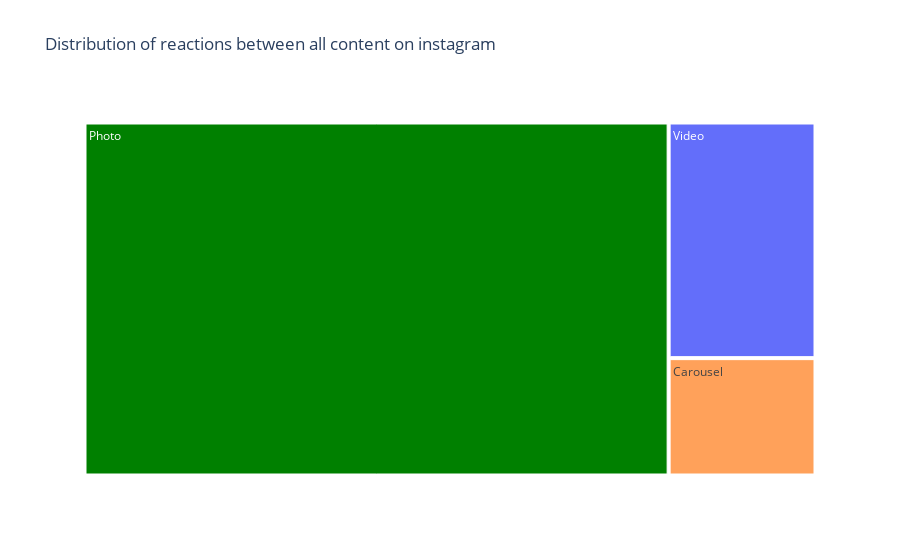
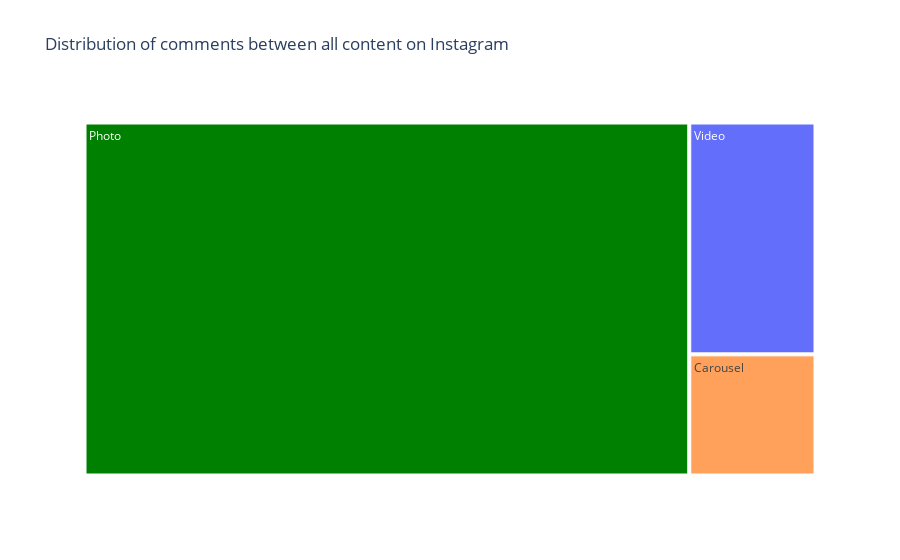
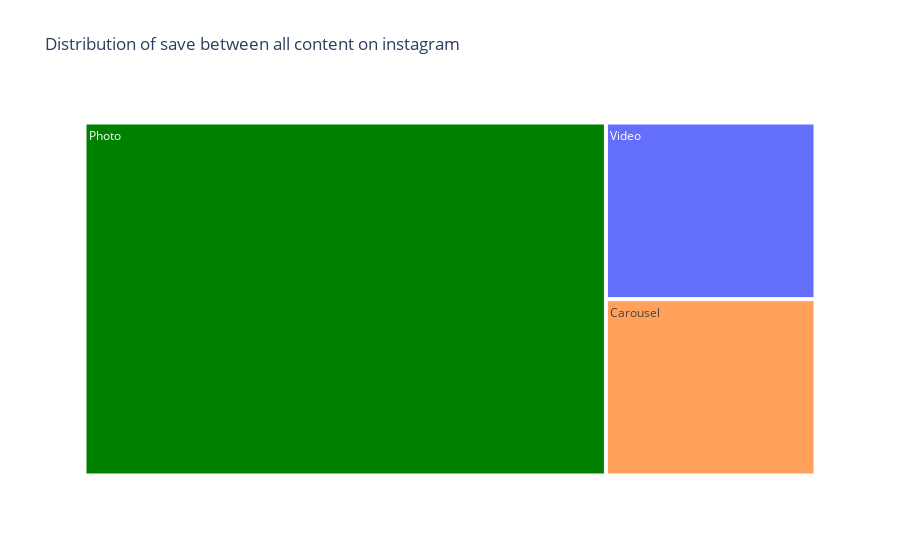

Here is the notebook cell these charts were saved with, in order:
### Code cell
color_discrete_map = {
    'Photo': 'Green',
    'Video': 'Cividis',
    'Text': 'Paired',
    'Link': 'Viridis'
}

# Create a treemap with custom colors
fig = px.treemap(data_instagram, 
                 path=['Content_Type'], 
                 values='Reactions',
                 color='Content_Type',
                 color_discrete_map=color_discrete_map,  # Assign custom colors
                 hover_data=['Comments', 'Saves'], 
                 title='Distribution of reactions between all content on instagram')

fig.show()


color_discrete_map = {
    'Photo': 'Green',
    'Video': 'Cividis',
    'Text': 'Paired',
    'Link': 'Viridis'
}

# Create a treemap with custom colors
fig = px.treemap(data_instagram, 
                 path=['Content_Type'], 
                 values='Comments',
                 color='Content_Type',
                 color_discrete_map=color_discrete_map,  # Assign custom colors
                 hover_data=['Reactions', 'Saves'], 
                 title='Distribution of comments between all content on Instagram')

fig.show()


color_discrete_map = {
    'Photo': 'Green',
    'Video': 'Cividis',
    'Text': 'Paired',
    'Link': 'Viridis'
}

# Create a treemap with custom colors
fig = px.treemap(data_instagram, 
                 path=['Content_Type'], 
                 values='Saves',
                 color='Content_Type',
                 color_discrete_map=color_discrete_map,  # Assign custom colors
                 hover_data=['Comments', 'Reactions'], 
                 title='Distribution of save between all content on instagram')

fig.show()

### Figure 1 — Plotly figure (JSON) as saved in the notebook; plotly's stock layout.template omitted (floating-point values rounded to 4 significant figures)
{"data": [{"branchvalues": "total", "customdata": [["(?)", "(?)", "Carousel"], ["(?)", "(?)", "Photo"], ["(?)", "(?)", "Video"]], "domain": {"x": [0, 1], "y": [0, 1]}, "hovertemplate": "labels=%{label}<br>Reactions=%{value}<br>parent=%{parent}<br>id=%{id}<br>Comments=%{customdata[0]}<br>Saves=%{customdata[1]}<br>Content_Type=%{customdata[2]}<extra></extra>", "ids": ["Carousel", "Photo", "Video"], "labels": ["Carousel", "Photo", "Video"], "marker": {"colors": ["#FFA15A", "Green", "Cividis"]}, "name": "", "parents": ["", "", ""], "type": "treemap", "values": [60716, 726256, 121896]}], "layout": {"legend": {"tracegroupgap": 0}, "title": {"text": "Distribution of reactions between all content on instagram"}}}

### Figure 2 — Plotly figure (JSON) as saved in the notebook; plotly's stock layout.template omitted (floating-point values rounded to 4 significant figures)
{"data": [{"branchvalues": "total", "customdata": [["(?)", "(?)", "Carousel"], ["(?)", "(?)", "Photo"], ["(?)", "(?)", "Video"]], "domain": {"x": [0, 1], "y": [0, 1]}, "hovertemplate": "labels=%{label}<br>Comments=%{value}<br>parent=%{parent}<br>id=%{id}<br>Reactions=%{customdata[0]}<br>Saves=%{customdata[1]}<br>Content_Type=%{customdata[2]}<extra></extra>", "ids": ["Carousel", "Photo", "Video"], "labels": ["Carousel", "Photo", "Video"], "marker": {"colors": ["#FFA15A", "Green", "Cividis"]}, "name": "", "parents": ["", "", ""], "type": "treemap", "values": [4641, 64788, 8881]}], "layout": {"legend": {"tracegroupgap": 0}, "title": {"text": "Distribution of comments between all content on Instagram"}}}

### Figure 3 — Plotly figure (JSON) as saved in the notebook; plotly's stock layout.template omitted (floating-point values rounded to 4 significant figures)
{"data": [{"branchvalues": "total", "customdata": [["(?)", "(?)", "Carousel"], ["(?)", "(?)", "Photo"], ["(?)", "(?)", "Video"]], "domain": {"x": [0, 1], "y": [0, 1]}, "hovertemplate": "labels=%{label}<br>Saves=%{value}<br>parent=%{parent}<br>id=%{id}<br>Comments=%{customdata[0]}<br>Reactions=%{customdata[1]}<br>Content_Type=%{customdata[2]}<extra></extra>", "ids": ["Carousel", "Photo", "Video"], "labels": ["Carousel", "Photo", "Video"], "marker": {"colors": ["#FFA15A", "Green", "Cividis"]}, "name": "", "parents": ["", "", ""], "type": "treemap", "values": [2500, 12449, 2504]}], "layout": {"legend": {"tracegroupgap": 0}, "title": {"text": "Distribution of save between all content on instagram"}}}
